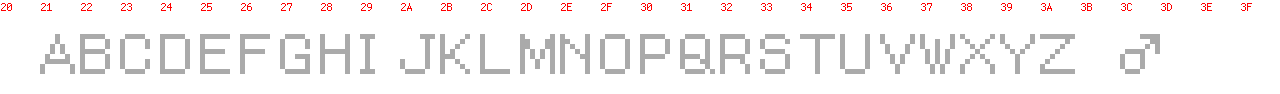
#> input picture tools/out_dex_slots_20-3F.png, 1280 x 94 px, given in place of characters.interleave.png, which was not available
$ python dex_extract_slot.py
#> lines starting #> are read from the running program, lines starting #| are printed output that depends on the picture; pictures that were not available may be replaced by others from this repository, and a replacement may not be noted
#!/usr/bin/env python3
"""Extract per-slot 8x16 character preview rows from characters.interleave.png.

Renders the contents of slot IDs in a horizontal strip, each labeled
with its hex ID, so we can identify which letter is at which slot.
"""
from pathlib import Path
import sys
from PIL import Image, ImageDraw, ImageFont

REPO = Path(__file__).resolve().parent.parent
SRC = REPO / "gfx" / "pokedex" / "characters.interleave.png"


def main() -> None:
    rows = [
        ("00-1F", list(range(0x00, 0x20))),
        ("20-3F", list(range(0x20, 0x40))),
        ("40-5F", list(range(0x40, 0x60))),
        ("60-7F", list(range(0x60, 0x80))),
        ("80-9F", list(range(0x80, 0xA0))),
        ("A0-BF", list(range(0xA0, 0xC0))),
        ("C0-DF", list(range(0xC0, 0xE0))),
        ("E0-FF", list(range(0xE0, 0x100))),
    ]
    im = Image.open(SRC).convert("L")
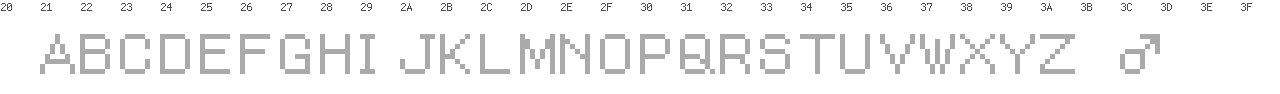
#> im: PIL image 1280x94 L; min 76, max 255, mean 244.5
    px = im.load()
    scale = 5
    pad = 14  # space for label
    cell_w = 8 * scale
    cell_h = 16 * scale + pad
    for name, slots in rows:
        out = Image.new("RGB", (cell_w * len(slots), cell_h), "white")
        d = ImageDraw.Draw(out)
        try:
            font = ImageFont.truetype("/System/Library/Fonts/Monaco.ttf", 10)
        except Exception:
            font = ImageFont.load_default()
        for i, sl in enumerate(slots):
            col = sl % 16
            row = sl // 16
            x0, y0 = col * 8, row * 16
            tile = im.crop((x0, y0, x0 + 8, y0 + 16)).resize((cell_w, 16 * scale), Image.NEAREST)
            out.paste(tile, (i * cell_w, pad))
            d.text((i * cell_w + 1, 1), f"{sl:02X}", fill="red", font=font)
        path = REPO / "tools" / f"out_dex_slots_{name}.png"
        out.save(path)
        print(f"wrote {path.relative_to(REPO)}")
#> this loop made 8 passes
#> pass 1, in main, `out.save(path)`:
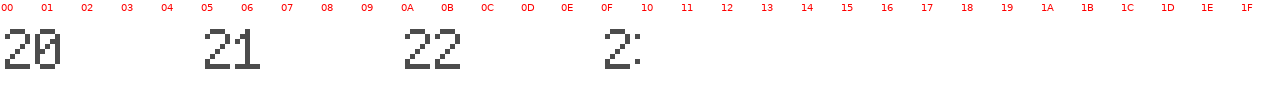
#> saved as out_dex_slots_00-1F.png: PIL image 1280x94 RGB; mean R, G, B 250.8, 248.8, 248.8
#> pass 2, in main, `out.save(path)`:
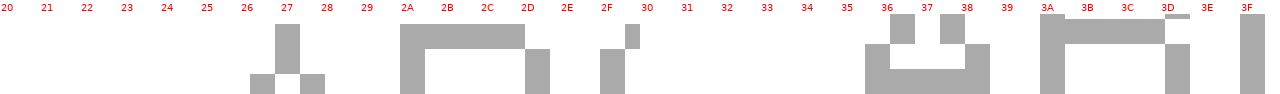
#> saved as out_dex_slots_20-3F.png: PIL image 1280x94 RGB; mean R, G, B 238.8, 236.8, 236.8
#> after the loop:
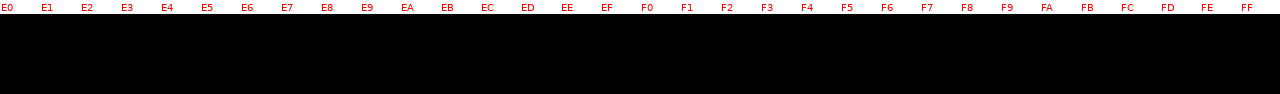
#> out: PIL image 1280x94 RGB; mean R, G, B 38, 35.9, 35.9
#> after the loop: tile: PIL image 40x80 L; every value is 0


if __name__ == "__main__":
    main()
